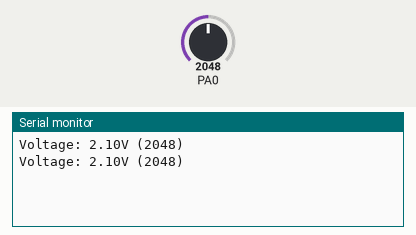
Bench run of a sketch on a simulated STM32 Blue Pill. Parts: the last lines printed to the serial monitor. The test bench sets the inputs (shaded band); at power-on: PA0 = 2048.

Above: at 1.8 s.
1.9 s: PA0 set to 2866
At 2.8 s:
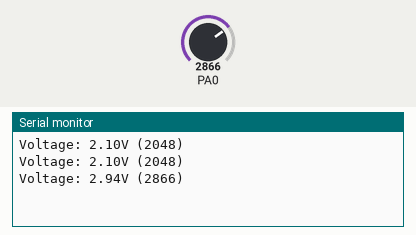
3.4 s: PA0 set to 3603
At 4.7 s:
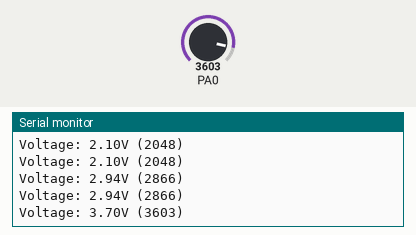
Timing chart, 0 to 6.4 s (numbered marks = the images above; inputs shaded):
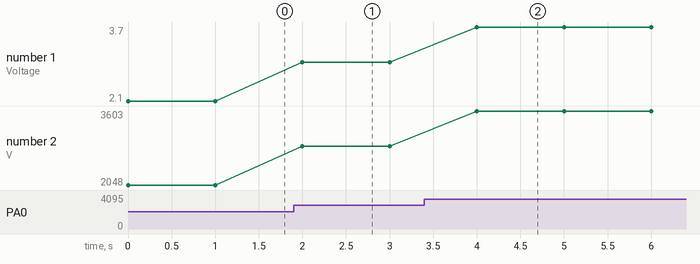

Measured:
- after the input at 1.9 s, the serial monitor: prints a new line after 0.10 s (image 1)
- after the input at 3.4 s, the serial monitor: prints a new line after 0.60 s (image 2)
- plotted number 1: 2.1 → 2.94 after the input at 1.9 s, 2.94 → 3.7 after the input at 3.4 s
- plotted number 2: 2048 → 2866 after the input at 1.9 s, 2866 → 3603 after the input at 3.4 s

The sketch:

voltmeter.ino
```cpp
/* One cell(3.7V) voltmeter with voltage divider for a 3.3V device
 * R1=464k, R2=116k (470k/120k)
 * FERCSA(fercsa@freemail.hu)
 */

float divider = 4.2 / 3.3;//max cell voltage / max analog pin voltage

void setup(){
  Serial.begin(115200);
}

void loop(){

  int analog_value = analogRead(PA0);
  float voltage = 3.3 / 4095 * analog_value * divider;//analog pin voltage / resolution * ADC value * divider

  Serial.print("Voltage: ");
  Serial.print(voltage);
  Serial.print("V (");
  Serial.print(analog_value);
  Serial.println(")");

  delay(1000);
}
```
